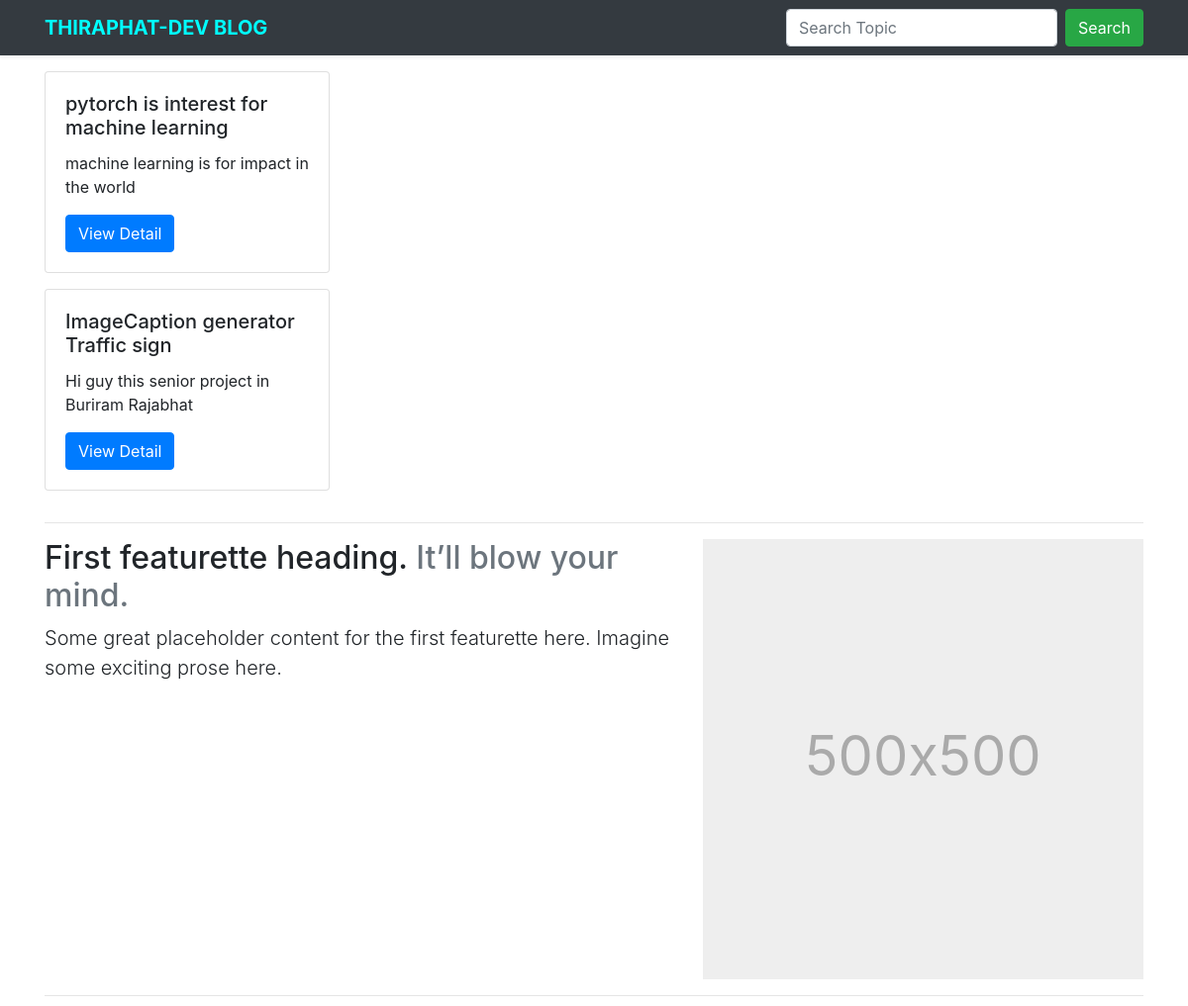
The page /blog/ (upper part) on the database as committed earlier.
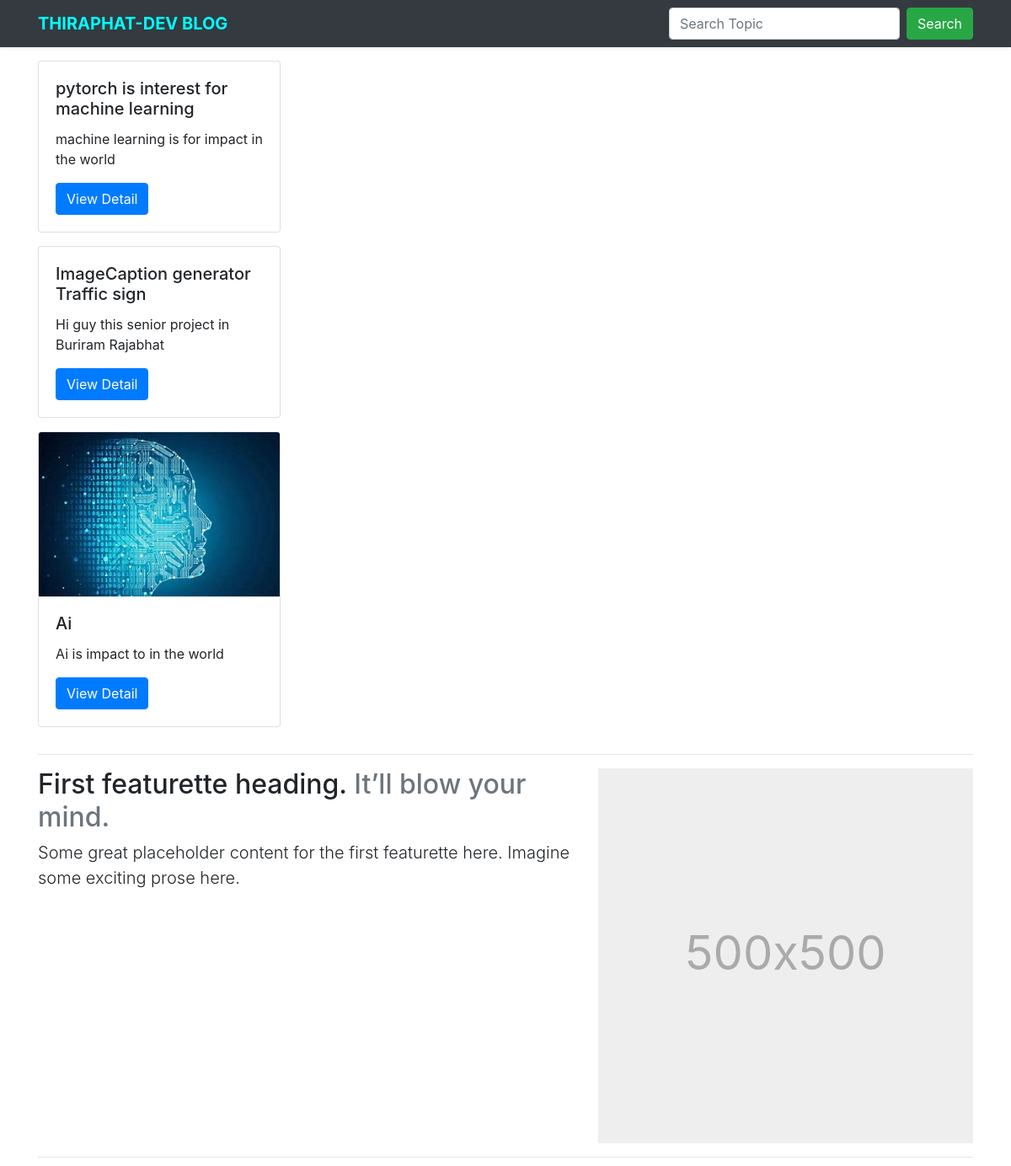
The same page on the database as committed later.
### blog/models.py (models this page shows, shortened)
class Post(models.Model):
	categories_choice =  (
		("BlockChain", "BlockChain Technology"),
		("AI", "Technology"),
		("NFT", "NFT Technology"),
		("BACKEND", "BACKEND Technology"),
		("FRONTEND", "FRONTEND Technology"),
	)
	title = models.CharField(max_length=300)
	body = models.TextField()
	photo = models.ImageField(upload_to='blog/%Y/%m/%d', blank=True)
	category = models.CharField(max_length=50, choices=categories_choice)
	post_status = models.BooleanField(default=False)
	created_at = models.DateTimeField(auto_now_add=True)
	updated_at = models.DateTimeField(auto_now=True)

### blog/views.py (the view)
# urls.py: path('', views.index, name="index"),
def index(request):
    posts = Post.objects.all()
    return render(request, "index.html", {'posts': posts})

### blog/templates/index.html (shortened to what this page needs)
	{%extends 'base.html' %}
	{%block content%}
	<main>
		<div class="container">
			{% for post in posts%}
			<div class="row pb-3">
				<div class="col-sm-12">
					<div class="card" style="width: 18rem;">
						{% if post.photo %}
						<img src="{{post.photo.url}}" class="card-img-top" alt="{{post.title}}">
						{%endif%}
						<div class="card-body">
							<h5 class="card-title">{{post.title}}</h5>
							<p class="card-text">{{post.body|safe|truncatechars_html:200}}
							</p>
							<a href="{%url 'post_detail' post.id%}" class="btn btn-primary">View Detail</a>
						</div>
					</div>
				</div>
			</div>
			{%endfor%}
			<hr class="featurette-divider">
			<div class="row featurette">
				<div class="col-md-7">
					<h2 class="featurette-heading">First featurette heading. <span
							class="text-muted">It’ll blow your mind.</span></h2>
					<p class="lead">Some great placeholder content for the first featurette here.
						Imagine some exciting prose here.</p>
				</div>
				<div class="col-md-5">
					<svg class="bd-placeholder-img bd-placeholder-img-lg featurette-image img-fluid mx-auto"
						width="500" height="500" xmlns="http://www.w3.org/2000/svg" role="img"
						aria-label="Placeholder: 500x500" preserveAspectRatio="xMidYMid slice"
						focusable="false">
						<rect width="100%" height="100%" fill="#eee" /><text x="50%" y="50%"
							fill="#aaa" dy=".3em">500x500</text>
					</svg>
				</div>
			</div>
			<hr class="featurette-divider">
		</div>
	</main>
{%endblock%}

### blog/templates/base.html (shortened to what this page needs)
{%load static%}
<!DOCTYPE html>
<html lang="en">
<head>
	{%load bootstrap4%}
	{% bootstrap_css %}
	<link rel="stylesheet" type="text/css" href="{%static 'blog.css' %}" />
</head>
<body>
	<header class="mb-3">
		<div class="navbar navbar-dark bg-dark shadow-sm">
			<div class="container">
				<a href="/blog" class="navbar-brand d-flex align-items-center">
					<strong class="title">THIRAPHAT-DEV BLOG</strong>
				</a>
				<form action="{%url 'post_search'%}" class="d-flex" method="GET">
					<input name="search_keyword" type="text" class="form-control mr-sm-2" placeholder="Search Topic" aria-label='Search'>
					<button type="submit" class="btn btn-success rounded">Search</button>
				</form>
		</div>
	</header>
	{%block content%}
	{%endblock%}
</body>
</html>

### blog/static/blog.css (style rules this page uses)
* { margin: 0; padding: 0; box-sizing: border-box; }
.title { color: aqua; }

### blog/templates/base.html (style rules this page uses)
.bd-placeholder-img { font-size: 1.125rem; text-anchor: middle; -webkit-user-select: none; -moz-user-select: none; user-select: none; }
@media (min-width: 768px) { .bd-placeholder-img-lg { font-size: 3.5rem; } }

Rows that differ between the two databases and show on the page:
added Post: photo (picture), title "Ai", body "Ai is impact to in the world"
